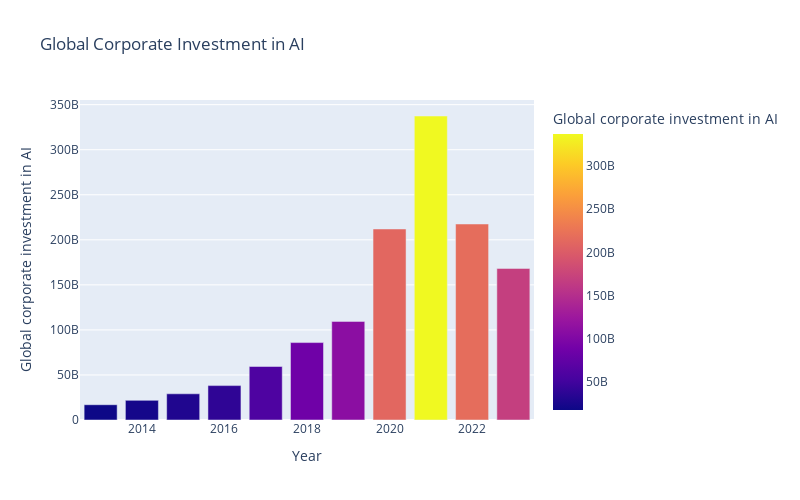

Write notebook code for a chart like this one.
### Markdown cell above
5. Set the color of each bar according to the value of a column in your data. 
In this case, we will use the same column that we are using on the y-axis

### Code cell
fig = px.bar(df, x='Year', y='Global corporate investment in AI',
             color='Global corporate investment in AI',
             height = 500, width = 800,
             title = 'Global Corporate Investment in AI')
fig.show()

### Figure 1 — Plotly figure (JSON) as saved in the notebook; plotly's stock layout.template omitted (floating-point values rounded to 4 significant figures)
{"data": [{"alignmentgroup": "True", "hovertemplate": "Year=%{x}<br>Global corporate investment in AI=%{marker.color}<extra></extra>", "legendgroup": "", "marker": {"color": [16947452403, 21793308879, 29072854359, 38183017584, 59385279935, 85918060475, 109455247701, 212002677904, 337400000000, 217540668864, 168219155540], "coloraxis": "coloraxis", "pattern": {"shape": ""}}, "name": "", "offsetgroup": "", "orientation": "v", "showlegend": false, "textposition": "auto", "type": "bar", "x": [2013, 2014, 2015, 2016, 2017, 2018, 2019, 2020, 2021, 2022, 2023], "xaxis": "x", "y": [16947452403, 21793308879, 29072854359, 38183017584, 59385279935, 85918060475, 109455247701, 212002677904, 337400000000, 217540668864, 168219155540], "yaxis": "y"}], "layout": {"barmode": "relative", "coloraxis": {"colorbar": {"title": {"text": "Global corporate investment in AI"}}, "colorscale": [[0, "#0d0887"], [0.1111, "#46039f"], [0.2222, "#7201a8"], [0.3333, "#9c179e"], [0.4444, "#bd3786"], [0.5556, "#d8576b"], [0.6667, "#ed7953"], [0.7778, "#fb9f3a"], [0.8889, "#fdca26"], [1, "#f0f921"]]}, "height": 500, "legend": {"tracegroupgap": 0}, "title": {"text": "Global Corporate Investment in AI"}, "width": 800, "xaxis": {"anchor": "y", "domain": [0, 1], "title": {"text": "Year"}}, "yaxis": {"anchor": "x", "domain": [0, 1], "title": {"text": "Global corporate investment in AI"}}}}
